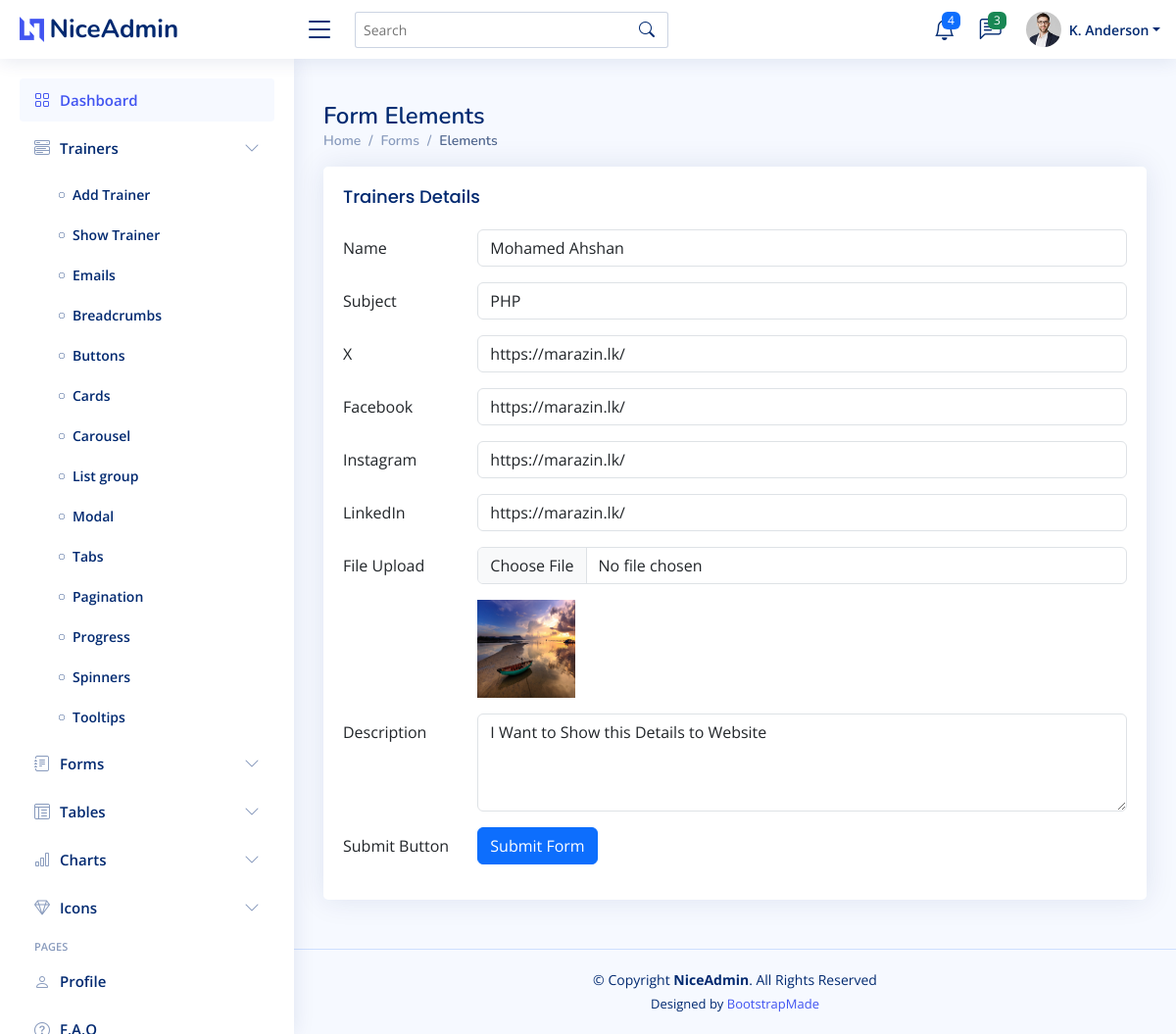
Screenshot of /admin/index.php?page=trainers/edit_trainer&id=24 (signed in) with the database file from the repository.
### tables this page shows
CREATE TABLE `trainers` (
  `id` int(11) NOT NULL,
  `name` varchar(100) NOT NULL,
  `subject` varchar(100) NOT NULL,
  `description` varchar(100) NOT NULL,
  `facebook_link` varchar(100) NOT NULL,
  `instagram_link` varchar(100) NOT NULL,
  `linkedin_link` varchar(100) DEFAULT NULL,
  `twitter_link` varchar(100) NOT NULL,
  `image` varchar(100) NOT NULL
);

### resources/views/pages/admin/trainers/edit_trainer.php (the view, shortened to what this page needs)
<?php
$id = $_GET['id'];
    $sql = "SELECT * FROM trainers WHERE id = ?";
    $stmt = mysqli_prepare($conn, $sql);
    mysqli_stmt_bind_param($stmt, "i", $id);
    mysqli_stmt_execute($stmt);
    $result = mysqli_stmt_get_result($stmt);
    $row = mysqli_fetch_assoc($result);
?>
<main id="main" class="main">
  <div class="pagetitle">
    <h1>Form Elements</h1>
    <nav>
      <ol class="breadcrumb">
        <li class="breadcrumb-item"><a href="index.html">Home</a></li>
        <li class="breadcrumb-item">Forms</li>
        <li class="breadcrumb-item active">Elements</li>
      </ol>
    </nav>
  </div>
  <section class="section">
    <div class="row">
      <div class="col-lg-12">
        <div class="card">
          <div class="card-body">
            <h5 class="card-title">Trainers Details</h5>
            <form method="post" enctype="multipart/form-data">
              <div class="row mb-3">
                <label for="inputText" class="col-sm-2 col-form-label">Name</label>
                <div class="col-sm-10">
                  <input type="text" class="form-control" name="name" value="<?php echo $row['name']; ?>" required>
                </div>
              </div>
              <div class="row mb-3">
                <label for="inputText" class="col-sm-2 col-form-label">Subject</label>
                <div class="col-sm-10">
                  <input type="text" class="form-control" name="subject" value="<?php echo $row['subject']; ?>" required>
                </div>
              </div>
              <div class="row mb-3">
                <label for="inputText" class="col-sm-2 col-form-label">X</label>
                <div class="col-sm-10">
                  <input type="text" class="form-control" name="twitter_link" value="<?php echo $row['twitter_link']; ?>" required>
                </div>
              </div>
              <div class="row mb-3">
                <label for="inputText" class="col-sm-2 col-form-label">Facebook</label>
                <div class="col-sm-10">
                  <input type="text" class="form-control" name="facebook_link" value="<?php echo $row['facebook_link']; ?>" required>
                </div>
              </div>
              <div class="row mb-3">
                <label for="inputText" class="col-sm-2 col-form-label">Instagram</label>
                <div class="col-sm-10">
                  <input type="text" class="form-control" name="instagram_link" value="<?php echo $row['instagram_link']; ?>" required>
                </div>
              </div>
              <div class="row mb-3">
                <label for="inputText" class="col-sm-2 col-form-label">LinkedIn</label>
                <div class="col-sm-10">
                  <input type="text" class="form-control" name="linkedin_link" value="<?php echo $row['linkedin_link']; ?>" required>
                </div>
              </div>
              <div class="row mb-3">
                <label for="inputNumber" class="col-sm-2 col-form-label">File Upload</label>
                <div class="col-sm-10">
                  <input class="form-control" type="file" id="formFile" name="image" >
                  <?php if($row['image']){?>
                    <img class="mt-3" src="../public/images/<?php echo $row['image'] ?>" width="100" height="100" alt="this is image">
                  <?php }?>
                </div>
              </div>
              <div class="row mb-3">
                <label for="inputPassword" class="col-sm-2 col-form-label">Description</label>
                <div class="col-sm-10">
                  <textarea class="form-control" style="height: 100px" name="description"><?php echo $row['description']; ?></textarea>
                </div>
              </div>
              <div class="row mb-3">
                <label class="col-sm-2 col-form-label">Submit Button</label>
                <div class="col-sm-10">
                  <button type="submit" class="btn btn-primary" name="submit" value="submit">Submit Form</button>
                </div>
              </div>
            </form>
          </div>
        </div>
      </div>
    </div>
  </section>
</main>

### public/admin/assets/css/style.css (style rules this page uses)
:root { scroll-behavior: smooth; }
body { font-family: "Open Sans", sans-serif; background: #f6f9ff; color: #444444; }
h1, h2, h3, h4, h5, h6 { font-family: "Nunito", sans-serif; }
#main { margin-top: 60px; padding: 20px 30px; transition: all 0.3s; }
.pagetitle { margin-bottom: 10px; }
.pagetitle h1 { font-size: 24px; margin-bottom: 0; font-weight: 600; color: #012970; }
.card { margin-bottom: 30px; border: none; border-radius: 5px; box-shadow: 0px 0 30px rgba(1, 41, 112, 0.1); }
.card-title { padding: 20px 0 15px 0; font-size: 18px; font-weight: 500; color: #012970; font-family: "Poppins", sans-serif; }
.card-body { padding: 0 20px 20px 20px; }
.breadcrumb { font-size: 14px; font-family: "Nunito", sans-serif; color: #899bbd; font-weight: 600; }
.breadcrumb a { color: #899bbd; transition: 0.3s; }
.breadcrumb .breadcrumb-item::before { color: #899bbd; }
.breadcrumb .active { color: #51678f; font-weight: 600; }
@media (min-width: 1200px) { #main, #footer { margin-left: 300px; } }

### rows the page displays
trainers: name "Mohamed Ahshan", subject "PHP", twitter_link "https://marazin.lk/", facebook_link "https://marazin.lk/", instagram_link "https://marazin.lk/", linkedin_link "https://marazin.lk/", image (picture), description "I Want to Show this Details to Website"

### other values shown
$page "trainers/edit_trainer"
